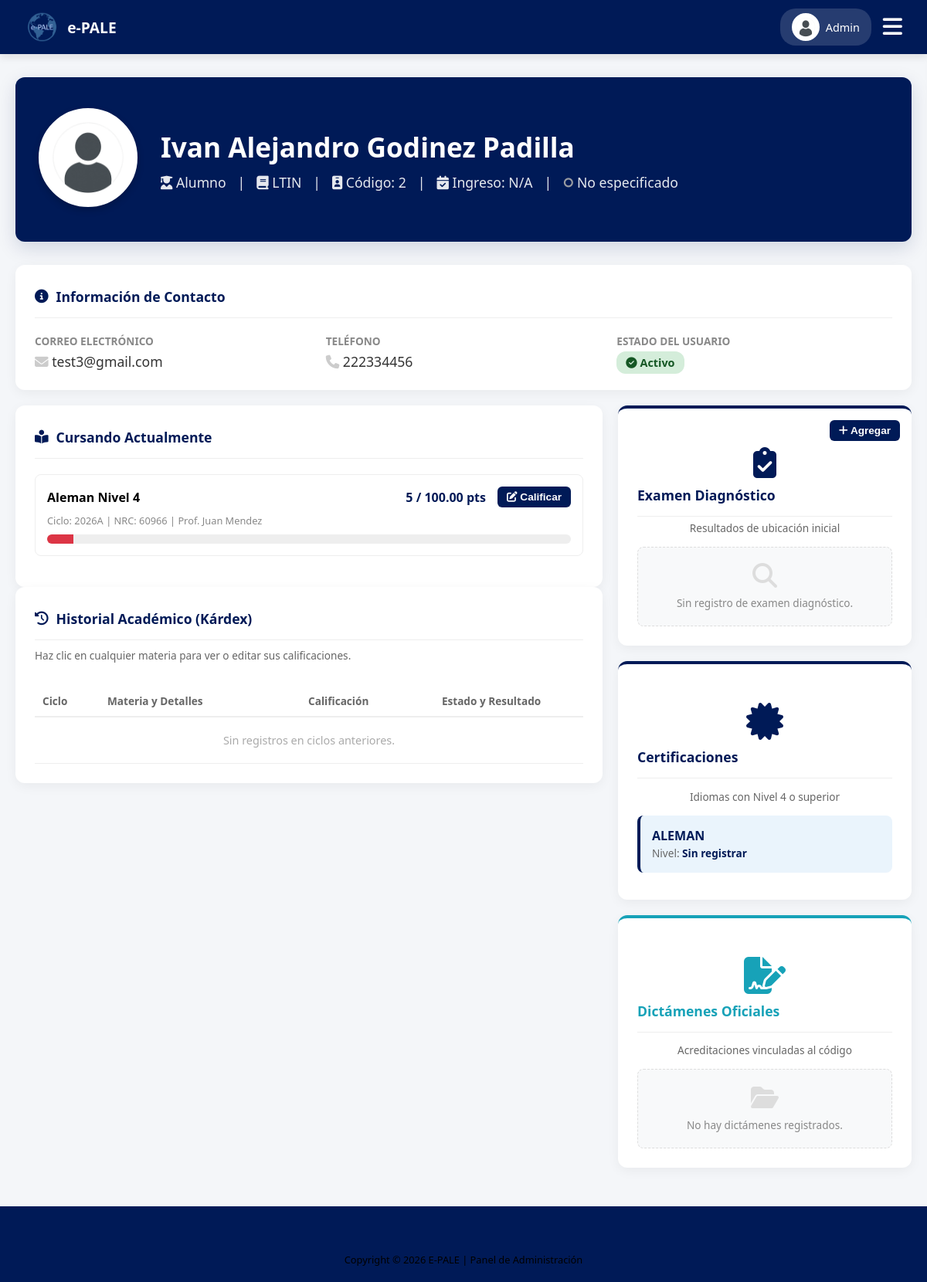
Page /admin/ver_expediente_alumno.php?id=7 (signed in) on the committed database.
### tables this page shows
CREATE TABLE IF NOT EXISTS `usuarios` (
  `usuario_id` int NOT NULL AUTO_INCREMENT,
  `codigo` varchar(20) DEFAULT NULL,
  `nombre` varchar(50) NOT NULL,
  `apellido_paterno` varchar(50) NOT NULL,
  `apellido_materno` varchar(50) DEFAULT NULL,
  `correo` varchar(100) NOT NULL,
  `password` varchar(255) DEFAULT NULL,
  `telefono` varchar(20) DEFAULT NULL,
  `rol` enum('ADMIN','PROFESOR','ALUMNO') NOT NULL,
  `estatus` enum('ACTIVO','INACTIVO') DEFAULT 'ACTIVO',
  `genero` enum('MASCULINO','FEMENINO','OTRO') DEFAULT NULL,
  `periodo_ingreso` varchar(20) DEFAULT NULL,
  `foto_perfil` varchar(255) DEFAULT NULL,
  `google_id` varchar(255) DEFAULT NULL,
  `fecha_creacion` timestamp NULL DEFAULT CURRENT_TIMESTAMP,
  `fecha_cambio_password` timestamp NULL DEFAULT NULL,
  PRIMARY KEY (`usuario_id`),
  UNIQUE KEY `correo` (`correo`),
  UNIQUE KEY `codigo` (`codigo`)
);

CREATE TABLE IF NOT EXISTS `alumnos` (
  `alumno_id` int NOT NULL AUTO_INCREMENT,
  `usuario_id` int NOT NULL,
  `carrera` varchar(50) DEFAULT NULL,
  PRIMARY KEY (`alumno_id`),
  KEY `usuario_id` (`usuario_id`)
);

CREATE TABLE IF NOT EXISTS `inscripciones` (
  `inscripcion_id` int NOT NULL AUTO_INCREMENT,
  `alumno_id` int NOT NULL,
  `nrc` int NOT NULL,
  `estatus` enum('INSCRITO','SOLICITUD_BAJA','BAJA','SOLICITUD_ALTA') DEFAULT 'INSCRITO',
  `calificacion_final` decimal(5,2) DEFAULT '0.00',
  PRIMARY KEY (`inscripcion_id`),
  KEY `alumno_id` (`alumno_id`),
  KEY `nrc` (`nrc`)
);

CREATE TABLE IF NOT EXISTS `materias` (
  `materia_id` int NOT NULL AUTO_INCREMENT,
  `clave` varchar(10) NOT NULL,
  `nombre` varchar(50) NOT NULL,
  `nivel` int NOT NULL,
  PRIMARY KEY (`materia_id`),
  UNIQUE KEY `clave` (`clave`)
);

CREATE TABLE IF NOT EXISTS `ciclos` (
  `ciclo_id` int NOT NULL AUTO_INCREMENT,
  `nombre` varchar(10) NOT NULL,
  `activo` tinyint(1) DEFAULT '1',
  PRIMARY KEY (`ciclo_id`)
);

CREATE TABLE IF NOT EXISTS `grupos` (
  `nrc` int NOT NULL,
  `clave_siiau` varchar(50) DEFAULT NULL,
  `materia_id` int NOT NULL,
  `profesor_id` int NOT NULL,
  `ciclo_id` int NOT NULL,
  `cupo` int DEFAULT '30',
  `edicion_total` tinyint(1) DEFAULT '0',
  `clave_grupo` varchar(50) DEFAULT NULL,
  `estado` varchar(20) DEFAULT 'ACTIVO',
  PRIMARY KEY (`nrc`),
  KEY `materia_id` (`materia_id`),
  KEY `profesor_id` (`profesor_id`),
  KEY `ciclo_id` (`ciclo_id`)
);

### admin/ver_expediente_alumno.php (shortened to what the rows shown need)
<?php
require '../db.php';
$usuario_id = $_GET['id'];
$sql_perfil = "SELECT u.*, a.carrera, a.alumno_id
               FROM usuarios u
               LEFT JOIN alumnos a ON u.usuario_id = a.usuario_id
               WHERE u.usuario_id = ?";
$stmt_perfil = $pdo->prepare($sql_perfil);
$stmt_perfil->execute([$usuario_id]);
$perfil = $stmt_perfil->fetch(PDO::FETCH_ASSOC);
$nombre_completo = trim($perfil['nombre'] . ' ' . $perfil['apellido_paterno'] . ' ' . $perfil['apellido_materno']);
$alumno_id = $perfil['alumno_id'];
$sql_materias = "SELECT i.*, m.nombre as materia, m.nivel, m.materia_id, c.nombre as ciclo, c.activo, g.estado as grupo_estado, g.nrc,
                 u.nombre as prof_nombre, u.apellido_paterno as prof_ap
                 FROM inscripciones i
                 JOIN grupos g ON i.nrc = g.nrc
                 JOIN materias m ON g.materia_id = m.materia_id
                 JOIN ciclos c ON g.ciclo_id = c.ciclo_id
                 LEFT JOIN usuarios u ON g.profesor_id = u.usuario_id
                 WHERE i.alumno_id = ?
                 ORDER BY c.nombre DESC, m.nivel DESC";
$stmt_mat = $pdo->prepare($sql_materias);
$stmt_mat->execute([$alumno_id]);
$todas_materias = $stmt_mat->fetchAll(PDO::FETCH_ASSOC);
$materias_actuales = [];
$historial = [];
foreach ($todas_materias as $mat) {
    $stmt_cal = $pdo->prepare("SELECT SUM(puntaje) FROM calificaciones WHERE inscripcion_id = ?");
    $stmt_cal->execute([$mat['inscripcion_id']]);
    $mat['calificacion_final'] = $stmt_cal->fetchColumn() ?: 0;
    if ($mat['activo'] == 1 && $mat['grupo_estado'] == 'ACTIVO' && $mat['estatus'] == 'INSCRITO') {
        $materias_actuales[] = $mat;
    } else {
        $historial[] = $mat;
    }
}
?>
<!DOCTYPE html>
<html lang="es">
<head>
    <link rel="stylesheet" href="../css/estudiante.css?v=<?php echo time(); ?>">
    <link rel="stylesheet" href="../css/admin.css?v=<?php echo time(); ?>">
    <link rel="stylesheet" href="https://cdnjs.cloudflare.com/ajax/libs/font-awesome/6.4.0/css/all.min.css">
</head>
<body>
    <?php include 'menu_admin.php'; ?>
    <main class="main-content">
        <div class="expediente-header">
            <div>
                <h1 class="expediente-title"><?php echo htmlspecialchars($nombre_completo); ?></h1>
                <p class="expediente-badges">
                    <span><i class="fas fa-user-graduate"></i> Alumno</span> |
                    <span><i class="fas fa-book"></i> <?php echo htmlspecialchars($perfil['carrera'] ?? 'Sin Carrera'); ?></span> |
                    <span><i class="fas fa-id-badge"></i> Código: <?php echo htmlspecialchars($perfil['codigo'] ?: 'N/A'); ?></span> |
                    <span><i class="fas fa-calendar-check"></i> Ingreso: <?php echo htmlspecialchars($perfil['periodo_ingreso'] ?: 'N/A'); ?></span> |
                    <span>
                        <?php
                            if ($perfil['genero'] == 'MASCULINO') echo '<i class="fas fa-mars" style="color:#60a5fa;"></i> Masculino';
                            elseif ($perfil['genero'] == 'FEMENINO') echo '<i class="fas fa-venus" style="color:#f472b6;"></i> Femenino';
                            elseif ($perfil['genero'] == 'OTRO') echo '<i class="fas fa-transgender-alt" style="color:#c084fc;"></i> Otro';
                            else echo '<i class="fas fa-genderless text-muted"></i> No especificado';
                        ?>
                    </span>
                </p>
            </div>
        </div>
        <div class="card card-mb-20">
            <div class="info-contact-grid">
                <div>
                    <label class="info-label">Correo Electrónico</label>
                    <div class="info-value"><i class="fas fa-envelope info-icon"></i> <?php echo htmlspecialchars($perfil['correo']); ?></div>
                </div>
                <div>
                    <label class="info-label">Teléfono</label>
                    <div class="info-value"><i class="fas fa-phone info-icon"></i> <?php echo htmlspecialchars($perfil['telefono'] ?: 'No registrado'); ?></div>
                </div>
            </div>
        </div>
        <div class="expediente-grid-main">
            <div>
                <div class="card card-mt-0">
                    <?php if (count($materias_actuales) > 0): ?>
                        <?php foreach ($materias_actuales as $mat):
                            $stmt_max = $pdo->prepare("SELECT SUM(puntos_maximos) FROM criterios_evaluacion WHERE materia_id = ?");
                            $stmt_max->execute([$mat['materia_id']]);
                            $max_puntos = $stmt_max->fetchColumn() ?: 0;
                            $puntos_actuales = $mat['calificacion_final'];
                            $porcentaje = ($max_puntos > 0) ? ($puntos_actuales / $max_puntos) * 100 : 0;
                            $color_bar = ($porcentaje >= 80) ? 'var(--udg-light)' : '#dc3545';
                        ?>
                            <div class="subject-card">
                                <div class="subject-header">
                                    <strong><?php echo htmlspecialchars($mat['materia'] . ' Nivel ' . $mat['nivel']); ?></strong>
                                    <div class="subject-actions">
                                        <span class="subject-score"><?php echo floatval($puntos_actuales); ?> / <?php echo $max_puntos; ?> pts</span>
                                        <button class="btn-save btn-sm" onclick="abrirModalCalif(<?php echo $mat['inscripcion_id']; ?>)"><i class="fas fa-edit"></i> Calificar</button>
                                    </div>
                                </div>
                                <span class="subject-meta">Ciclo: <?php echo htmlspecialchars($mat['ciclo']); ?> | NRC: <?php echo $mat['nrc']; ?> | Prof. <?php echo htmlspecialchars($mat['prof_nombre'] . ' ' . $mat['prof_ap']); ?></span>
                                <div class="progress-bar-bg">
                                    <div class="progress-bar-fill" style="background-color: <?php echo $color_bar; ?>; width: <?php echo min($porcentaje, 100); ?>%;"></div>
                                </div>
                            </div>
                        <?php endforeach; ?>
                    <?php else: ?>
                        <div class="empty-state"><i class="fas fa-bed"></i><p>No está inscrito en ninguna materia activa.</p></div>
                    <?php endif; ?>
                </div>
                <div class="card">
                    <div style="overflow-x:auto;">
                        <table class="table-clean history-table">
                            <thead>
                                <tr><th>Ciclo</th><th>Materia y Detalles</th><th class="text-center">Calificación</th><th class="text-center">Estado y Resultado</th></tr>
                            </thead>
                        </table>
                    </div>
                </div>
            </div>
        </div>
    </main>
</body>
</html>

### admin/menu_admin.php (shortened to what the rows shown need)
<?php
$stmt_foto_menu = $pdo->prepare("SELECT foto_perfil, nombre FROM usuarios WHERE usuario_id = ?");
$stmt_foto_menu->execute([$_SESSION['user_id']]);
$admin_menu = $stmt_foto_menu->fetch(PDO::FETCH_ASSOC);
$foto_menu = "../img/avatar-default.png";
?>
<header class="main-header">
    <div class="header-actions">
        <a href="perfil.php" class="profile-btn">
            <img src="<?php echo $foto_menu; ?>" class="profile-img">
            <span class="profile-name"><?php echo strtok($admin_menu['nombre'], " "); ?></span>
        </a>
    </div>
</header>

### rows in the picture
usuarios: nombre "Admin"
alumnos: usuario.apellido_materno "Ivan Alejandro Godinez Padilla", carrera "LTIN", usuario.codigo "2", usuario.periodo_ingreso "N/A", usuario.correo "test3@gmail.com", usuario.telefono "222334456"
inscripciones: materias.nombre+nivel "Aleman Nivel 4", puntos_actuales "5", max_puntos "100.00", ciclos.nombre "2026A", nrc.nrc "60966", usuarios.nombre+apellido_paterno "Juan Mendez"

### other values in the picture
$idioma "ALEMAN"
$nivel_obt "Sin registrar"
